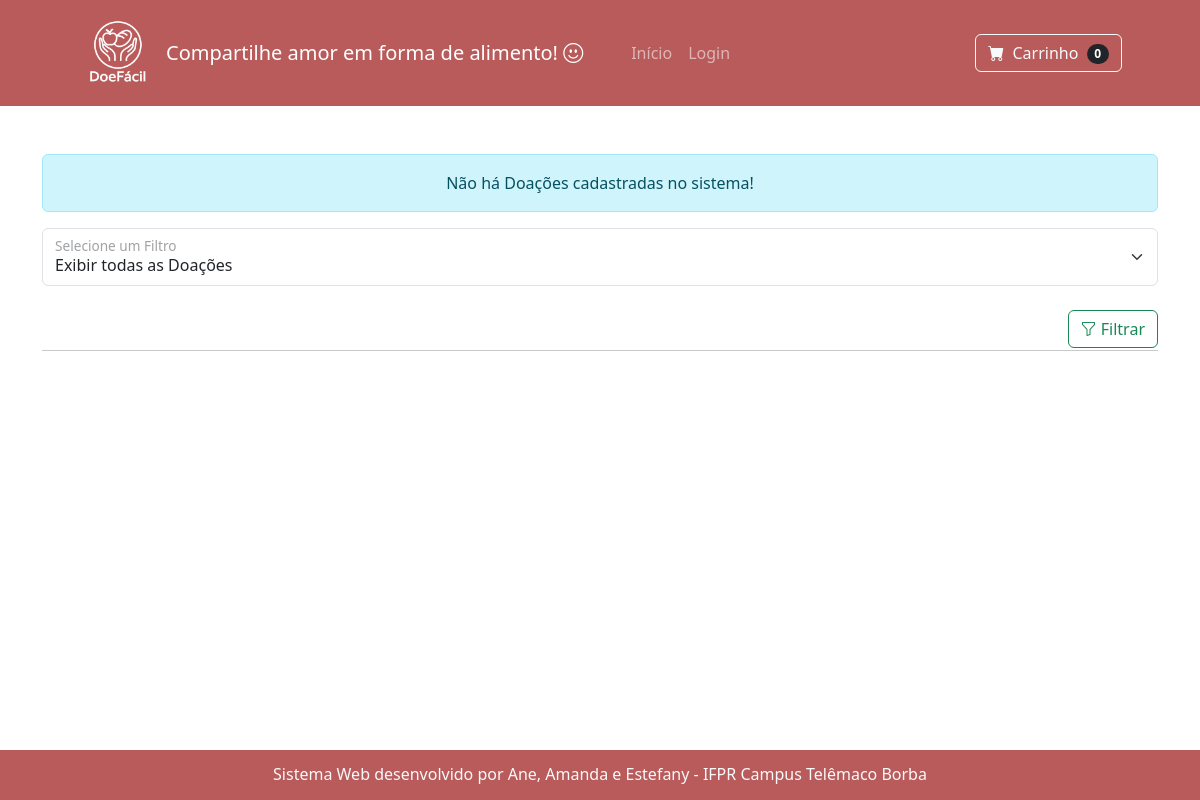
Before: / with the older database file.
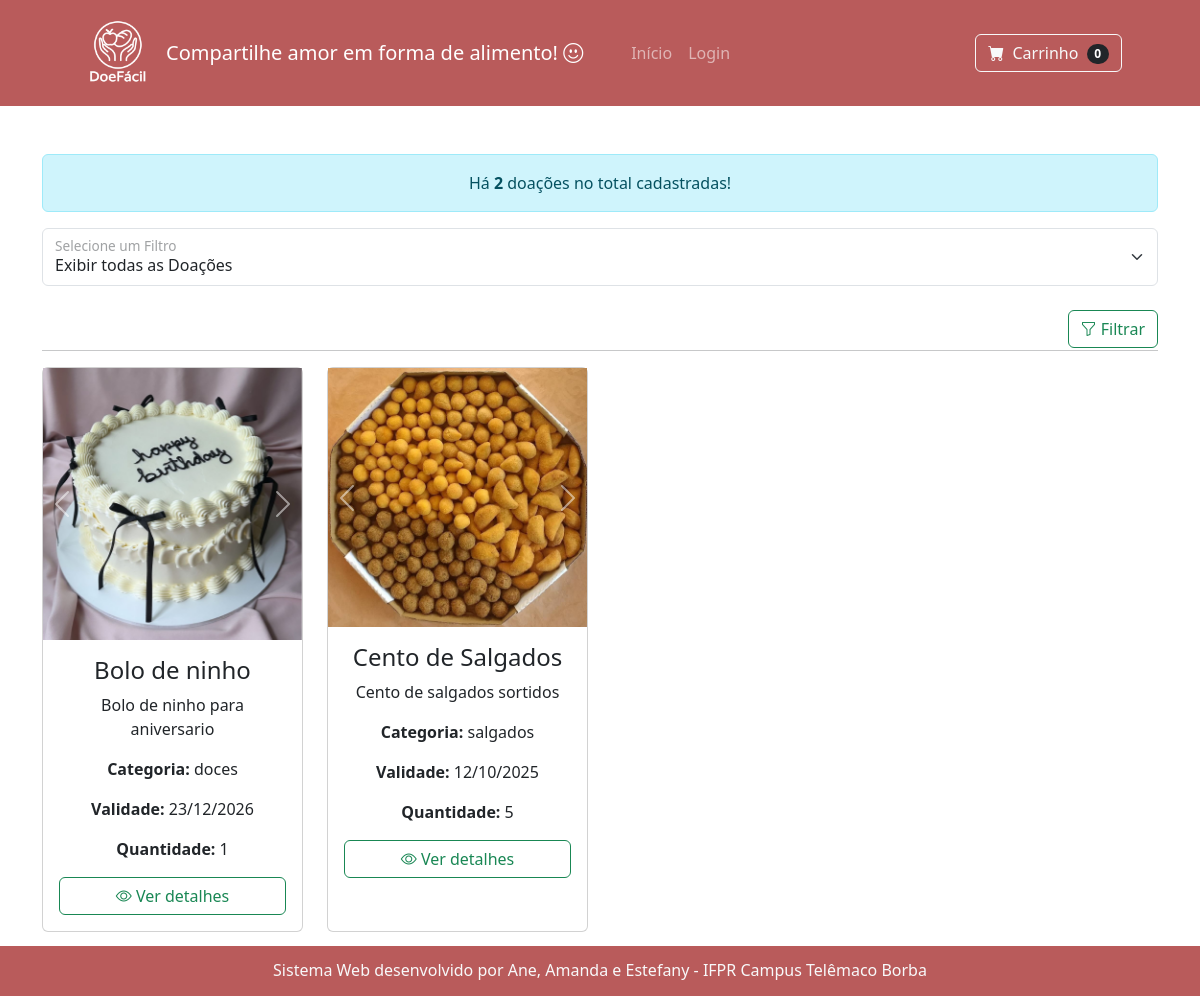
After: the same page with the newer database file.
### tables this page shows
CREATE TABLE `produtos` (
  `id_produtos` int NOT NULL,
  `url` varchar(200) NOT NULL,
  `nome` varchar(50) NOT NULL,
  `descricao` varchar(100) DEFAULT NULL,
  `categorias` varchar(20) NOT NULL,
  `data_validade` date DEFAULT NULL,
  `quantidade` int DEFAULT NULL,
  `id_doacao` int DEFAULT NULL,
  `statusProduto` varchar(15) NOT NULL
);

### index.php (the view)
<?php include "header.php" ?>
<div class='container mt-5 mb-5'>
    <?php
        include "conexaoBD.php";
        $listarDoacoes = "SELECT * FROM Produtos";
        if(isset($_GET['filtroProduto'])){
            $filtroProduto = $_GET['filtroProduto'];
            if($filtroProduto != 'todos'){
                $listarDoacoes .= " WHERE statusProduto LIKE '$filtroProduto' ";
            }
            switch($filtroProduto){
                case "todos" : $mensagemFiltro = "no total";
                break;
                case "disponivel" : $mensagemFiltro = "disponíveis";
                break;
                case "esgotado" : $mensagemFiltro = "esgotados";
                break;
            }
        } else {
            $filtroProduto = "todos";
            $mensagemFiltro = "no total";
        }
        $res = mysqli_query($conn, $listarDoacoes);
        $totalDoacoes = mysqli_num_rows($res);
        if($totalDoacoes > 0){
            echo "<div class='alert alert-info text-center'>Há <strong>$totalDoacoes</strong> doações $mensagemFiltro cadastradas!</div>";
        } else {
            echo "<div class='alert alert-info text-center'>Não há Doações cadastradas no sistema!</div>";
        }
        echo "
            <form name='formFiltro' action='index.php' method='GET'>
                <div class='form-floating mt-3'>
                    <select class='form-select' name='filtroProduto' required>
                        <option value='todos'"; if($filtroProduto == 'todos'){echo "selected";} echo">Exibir todas as Doações</option>
                        <option value='disponivel'"; if($filtroProduto == 'disponivel'){echo "selected";} echo">Exibir apenas Doações disponíveis</option>
                        <option value='esgotado'"; if($filtroProduto == 'esgotado'){echo "selected";} echo">Exibir apenas Doações esgotadas</option>
                    </select>
                    <label for='filtroProduto'>Selecione um Filtro</label>
                    <br>
                </div>
                <button type='submit' class='btn btn-outline-success' style='float:right'><i class='bi bi-funnel'></i> Filtrar</button>
                <br>
            </form>
        ";
    ?>
    <hr>
    <div class="row">
        <?php
            while($registro = mysqli_fetch_assoc($res)){
                $idProduto   = $registro['id_produtos'];
                $url         = $registro['url'];
                $nome        = $registro['nome'];
                $descricao   = $registro['descricao'];
                $categoria   = $registro['categorias'];
                $dataValidade = $registro['data_validade'];
                $quantidade  = $registro['quantidade'];
                $diaValidade = substr($dataValidade, 8, 2);
                $mesValidade = substr($dataValidade, 5, 2);
                $anoValidade = substr($dataValidade, 0, 4);
                $imagens = explode(",", $url);
                echo "
                    <div class='col-sm-3 mb-3'>
                        <div class='card h-100'>
                            <div id='carousel$idProduto' class='carousel slide' data-bs-ride='carousel'>
                                <div class='carousel-inner'>";
                                    $active = "active";
                                    foreach($imagens as $img){
                                        echo "
                                            <div class='carousel-item $active'>
                                                <img src='$img' class='d-block w-100' alt='Imagem da doação $nome'>
                                            </div>";
                                        $active = "";
                                    }
                                echo "</div>
                                <button class='carousel-control-prev' type='button' data-bs-target='#carousel$idProduto' data-bs-slide='prev'>
                                    <span class='carousel-control-prev-icon'></span>
                                </button>
                                <button class='carousel-control-next' type='button' data-bs-target='#carousel$idProduto' data-bs-slide='next'>
                                    <span class='carousel-control-next-icon'></span>
                                </button>
                            </div>
                            <div class='card-body text-center'>
                                <h4 class='card-title'>$nome</h4>
                                <p class='card-text'>$descricao</p>
                                <p class='card-text'><strong>Categoria:</strong> $categoria</p>
                                <p class='card-text'><strong>Validade:</strong> $diaValidade/$mesValidade/$anoValidade</p>
                                <p class='card-text'><strong>Quantidade:</strong> $quantidade</p>
                                <div class='d-grid'>
                                    <a class='btn btn-outline-success' href='visualizarProduto.php?idProduto=$idProduto'>
                                        <i class='bi bi-eye'></i> Ver detalhes
                                    </a>
                                </div>
                            </div>
                        </div>
                    </div>
                ";
            }
        ?>
    </div>
</div>
<?php include "footer.php" ?>

### header.php (shortened to what this page needs)
<!DOCTYPE html>
<html lang="pt-bt">
    <head>
        <link href="https://cdn.jsdelivr.net/npm/bootstrap-icons@1.5.0/font/bootstrap-icons.css" rel="stylesheet" />
        <link href="css/styles.css" rel="stylesheet" />
        <link href="https://cdn.jsdelivr.net/npm/bootstrap@5.3.3/dist/css/bootstrap.min.css" rel="stylesheet">
        <link rel="stylesheet" href="https://cdn.jsdelivr.net/npm/bootstrap-icons@1.13.1/font/bootstrap-icons.min.css">
    </head>
    <body>
    <nav class="navbar navbar-expand-lg navbar-dark sticky-top" style="background-color: #b95b5bff;">
        <div class="container px-4 px-lg-5">
            <a class="navbar-brand d-flex align-items-center" href="index.php">
                <img src="img/logodoefacil.png" alt="Logo DoeFácil" style="width:80px;" title="Retornar para a Página Inicial" class="me-2">
                <span>Compartilhe amor em forma de alimento! <i class="bi bi-emoji-smile"></i></span>
            </a>
            <div class="collapse navbar-collapse" id="navbarSupportedContent">
                <ul class="navbar-nav me-auto mb-2 mb-lg-0 ms-lg-4">
                    <li class="nav-item"><a class="nav-link" aria-current="page" href="index.php">Início</a></li>
                    <?php
                        if(isset($_SESSION['logado']) && $_SESSION['logado'] === true){
                            echo "
                                <li class='nav-item'><a class='nav-link' href='logout.php'>Sair</a></li>
                            ";
                        }
                        else{
                            echo "
                                <li class='nav-item'><a class='nav-link' href='formLogin.php'>Login</a></li>
                            ";
                        }
                    ?>
                </ul>
                <form class="d-flex">
                    <button class="btn btn-outline-light" type="submit">
                        <i class="bi-cart-fill me-1"></i>
                        Carrinho
                        <span class="badge bg-dark text-white ms-1 rounded-pill">0</span>
                    </button>
                </form>
            </div>
        </div>
    </nav>

### footer.php (shortened to what this page needs)
        <footer class="py-2 fixed-bottom" style="background-color: #b95b5b; height: 50px;">
            <div class="container"><p class="m-1 text-center text-light">Sistema Web desenvolvido por Ane, Amanda e Estefany - IFPR Campus Telêmaco Borba</p></div>
        </footer>
    </body>
</html>

Changed rows visible on the page:
added produtos: url (picture), nome "Bolo de ninho", descricao "Bolo de ninho para aniversario", categorias "doces", data_validade "23", data_validade "12", data_validade "2026", quantidade "1"
added produtos: url (picture), nome "Cento de Salgados", descricao "Cento de salgados sortidos", categorias "salgados", data_validade "12", data_validade "10", data_validade "2025", quantidade "5"
Other visible differences:
$totalDoacoes: (not shown) → "2"
$mensagemFiltro: (not shown) → "no total"
text no longer shown: "Não há Doações cadastradas no sistema!"
text now shown: "Há doações cadastradas!"
